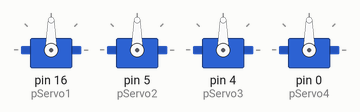
Recording of a sketch running on a simulated Arduino Uno, built with avr-gcc and run on an emulated ATmega328P. On the bench: 4 × servo.

Above: at 0.1 s.
Timing chart, 0 to 3.2 s (numbered marks = the images above):
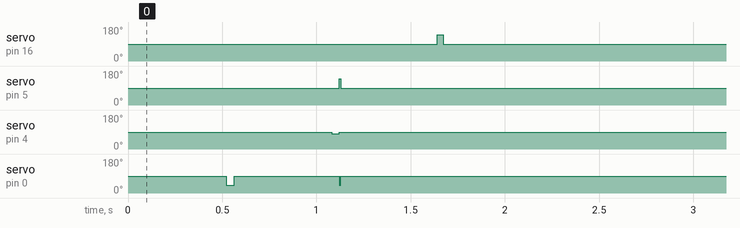

The sketch:

bip-v1_funciones.ino
```cpp
//INCLUIR LIBRERIA DE SERVOMOTOR
#include<Servo.h>

//DEFINICION DE VALORES DEL SERVO 1
int pMin1 = 300;
int pMax1 = 1550;
int pServo1 = 16;

//DEFINICION DE VALORES DEL SERVO 2
int pMin2 = 300;
int pMax2 = 1650;
int pServo2 = 5;

//DEFINICION DE VALORES DEL SERVO 3
int pMin3 = 300;
int pMax3 = 1650;
int pServo3 = 4;

//DEFINICION DE VALORES DEL SERVO 4
int pMin4 = 400;
int pMax4 = 1700;
int pServo4 = 0;

/*valores predeterminados para un microservo sg90
pulso minimo: 500
pulso maximo: 2400
*/

Servo s1,s2,s3,s4;

//VARIABLES
boolean g=false; //condicional para caminata
int cont=1; //contador de repeticiones del bucle principal


void setup() {
  //velocidad de la placa
  Serial.begin(115200);

  //definiciones de servomotores
  s1.attach(pServo1,pMin1,pMax1); //DEFINICION DE SERVO 1
  s2.attach(pServo2,pMin2,pMax2); //DEFINICION DE SERVO 2
  s3.attach(pServo3,pMin3,pMax3); //DEFINICION DE SERVO 3
  s4.attach(pServo4,pMin4,pMax4); //DEFINICION DE SERVO 4

}

void loop() {
  //repetidor principal

  while(cont<=1){
    para(500);
    adelante(1);
    para(500);
    atras(1);
    para(500);
    derecha(1);
    para(500);
    izquierda(1);
    para(500);
    cont+=1;
    }
  }

// ********************************************** SUBPROCESOS *******************************************
//para el movimiento
void para(int temp){
  s1.write(90);
  s2.write(90);
  s3.write(90);
  s4.write(90);
  delay(temp);
 }

//adelante
void adelante(int aux1){
  do{
  //*********************************paso pie izq**********************
//dobla el pie der
  for(int i=90; i<=140; i++){ s1.write(i); }

//gira la pierna a 110 gradosS
  for(int i=90; i<=150; i++){ s3.write(i); }

//regresa el pie der a 90 grados
  for(int i=140; i>=90; i--){ s1.write(i); }

//regresa el s3 a 90 grados
  for(int i=150; i>=90; i--){ s3.write(i); }

//************************* paso pie derecho ************************

//dobla el pie izq
  for(int i=90; i>=40; i--){ s4.write(i); }

// gira el servo s2
  for(int i=90; i>=30; i--){ s2.write(i); }

// regresa el pie izq a 90 grados
  for(int i=40; i<=90; i++){ s4.write(i);  }

// gira el servo s2
  for(int i=30; i<=90; i++){ s2.write(i); }

  aux1+=1;

  }while (aux1<=2);

 }

//atras
void atras(int aux2){

  do{
  //*********************************paso pie izq**********************
//dobla el pie der
  for(int i=90; i<=140; i++){ s1.write(i); }

//gira la pierna a 70 gradosS
  for(int i=90; i>=30; i--){ s3.write(i); }

//regresa el pie der a 90 grados
  for(int i=140; i>=90; i--){ s1.write(i); }

//regresa el s3 a 90 grados
  for(int i=30; i<=90; i++){ s3.write(i); }

//************************* paso pie derecho ************************

//dobla el pie izq
  for(int i=90; i>=40; i--){ s4.write(i); }

// gira el servo s2
  for(int i=90; i<=150; i++){ s2.write(i); }

// regresa el pie izq a 90 grados
  for(int i=40; i<=90; i++){ s4.write(i);  }

// gira el servo s2
  for(int i=150; i>=90; i--){ s2.write(i); }

   aux2+=1;
  }while (aux2<=2);

 }

//derecha
void derecha(int aux3){
  do{
  // levanta el pie izq
  for(int i=90; i>=40; i--){ s4.write(i);}
  //baja el pie izq y levanta el derecho
  for(int i=40; i<=90; i++){ s4.write(i); s1.write(50+i);  }
  //baja el pie derecho
  for(int i=140; i>=90; i--){ s1.write(i);  }

  aux3+=1;

  }while (aux3<=3);
 }

//izquierda
void izquierda(int aux4){
    do{
  //llevanta el pie der
  for(int i=90; i<=140; i++){ s1.write(i);}
  //baja el pie derecho y levanta el pie izq
  for(int i=140; i>=90; i--){ s1.write(i); s4.write(i-50);  }
  //baja el pie izq
  for(int i=40; i<=90; i++){ s4.write(i);  }

  aux4+=1;

  }while (aux4<=3);
 }
```

Measured:
- by itself, servo on pin 16 (pServo1): 90° → 140° at 1.6 s, → 90° 0.03 s later
- by itself, servo on pin 5 (pServo2): 90° → 139° at 1.1 s, → 90° 0.01 s later
- by itself, servo on pin 4 (pServo3): 90° → 80° at 1.1 s, → 90° 0.04 s later
- by itself, servo on pin 0 (pServo4): alternates 90° for 0.56 s and 40° for 0.03 s, 4 changes in all, then stays 90°
